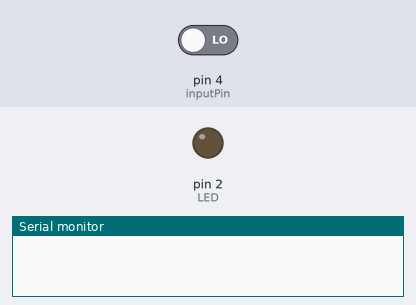
A sketch run on a simulated Arduino Uno, built with avr-gcc and run on an emulated ATmega328P. On the bench: output pins drawn as LEDs (lit = HIGH), the last lines printed to the serial monitor. The test bench sets the inputs (shaded band); at power-on: pin 4 (inputPin) LOW.

Above: at 1.2 s.
1.3 s: pin 4 (inputPin) driven HIGH
At 1.6 s:
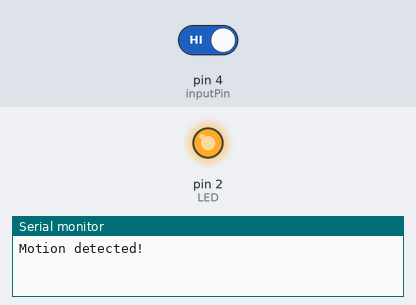
2.8 s: pin 4 (inputPin) driven LOW
At 4.0 s:
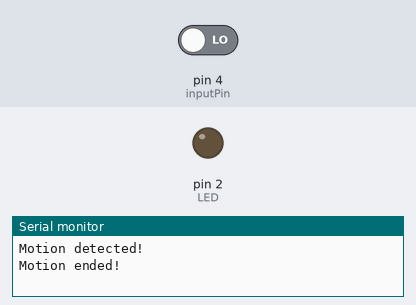
Timing chart, 0 to 5.8 s (numbered marks = the images above; inputs shaded):
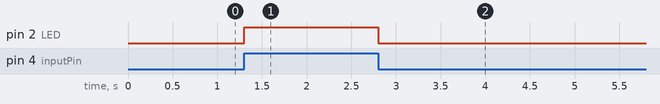

Measured:
- after the input at 1.3 s, pin 2 (LED): LOW → HIGH at once
- after the input at 2.8 s, pin 2 (LED): HIGH → LOW at once

The sketch:

app.ino
```cpp
int LED = 2;
int inputPin = 4;
int pirState = LOW;
int val = 0;

void setup()
{
  pinMode(LED, OUTPUT);
  pinMode(inputPin, INPUT);
  Serial.begin(9600);
}

void loop()
{
  val = digitalRead(inputPin);
  if (val == HIGH)
  {
    digitalWrite(LED, HIGH);
    if (pirState == LOW)
    {
      Serial.println("Motion detected!");
      pirState = HIGH;
    }
  }
  else
  {
    digitalWrite(LED, LOW);
    if (pirState == HIGH)
    {
      Serial.println("Motion ended!");
      pirState = LOW;
    }
  }
}
```
